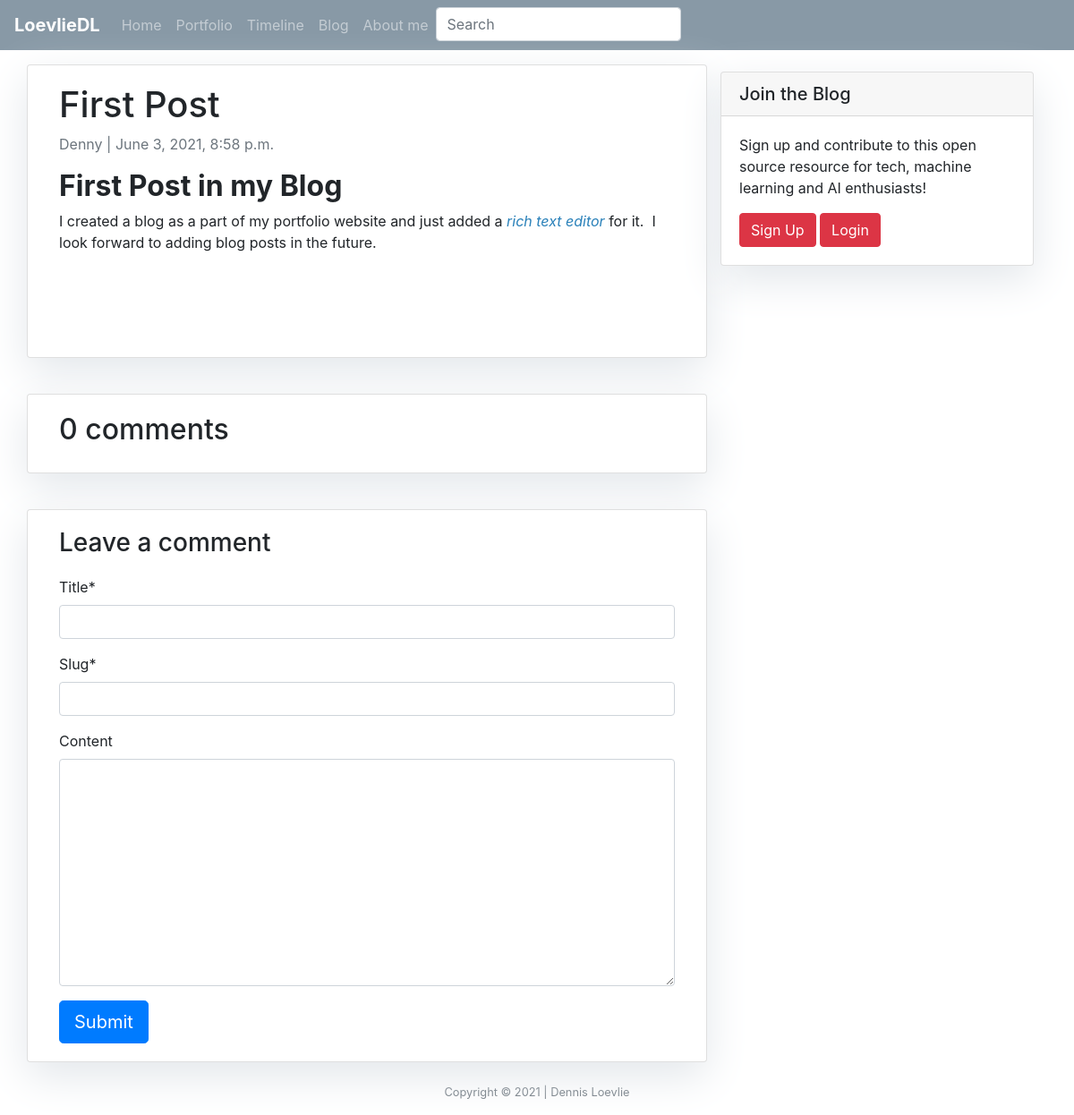
/first-post/, run on the app's committed database.
### Portfolio/models.py (models this page shows, shortened)
class Post(models.Model):
    title = models.CharField(max_length=200, unique=True)
    slug = models.SlugField(max_length=200, unique=True)
    author = models.ForeignKey(User, on_delete= models.CASCADE,related_name='blog_posts')
    updated_on = models.DateTimeField(auto_now=True)
    content = RichTextField(blank=True,null=True)
    created_on = models.DateTimeField(auto_now_add=True)
    status = models.IntegerField(choices=STATUS, default=0)
    class Meta:
        ordering = ['-created_on']

### Portfolio/views.py (the view)
# urls.py: path('<slug:slug>/', views.post_detail, name='post_detail'),
def post_detail(request, slug):
    template_name = 'Portfolio/post_detail.html'
    post = get_object_or_404(Post, slug=slug)
    comments = post.comments.filter(active=True)
    new_comment = None
    if request.method == 'POST':
        comment_form = CommentForm(data=request.POST)
        if comment_form.is_valid():
            new_comment = comment_form.save(commit=False)
            new_comment.post = post
            new_comment.save()
    else:
        comment_form = CommentForm()
    return render(request, template_name, {'post': post,
                                           'comments': comments,
                                           'new_comment': new_comment,
                                           'comment_form': comment_form})

### Portfolio/forms.py
class CommentForm(forms.ModelForm):
    class Meta:
        model = Post
        fields = ('title', 'slug', 'content')

### Portfolio/templates/Portfolio/post_detail.html (shortened to what this page needs)
{% extends "Portfolio/layout.html" %}
{% block main %}
{% load crispy_forms_tags %}
<div class="container">
  <div class="row">
    <div class="col-md-8 card mb-4  mt-3 left  top">
      <div class="card-body">
        <h1>{% block title %} {{ post.title }} {% endblock title %}</h1>
        <p class=" text-muted">{{ post.author }} | {{ post.created_on }}</p>
        <p class="card-text ">{{ post.content | safe }}</p>
      </div>
    </div>
    {% block sidebar %} {% include 'Portfolio/sidebar.html' %} {% endblock sidebar %}
    <div class="col-md-8 card mb-4  mt-3 ">
      <div class="card-body">
        <h2>{{ comments.count }} comments</h2>
      </div>
    </div>
    <div class="col-md-8 card mb-4  mt-3 ">
      <div class="card-body">
        {% if new_comment %}
        <div class="alert alert-success" role="alert">
          Your comment is awaiting moderation
        </div>
        {% else %}
        <h3>Leave a comment</h3>
        <form method="post" style="margin-top: 1.3em;">
          {{ comment_form | crispy }}
          <button type="submit" class="btn btn-primary  btn-lg">Submit</button>
        </form>
        {% endif %}
      </div>
    </div>
  </div>
</div>
{% endblock main %}

### static/Portfolio/css/styles.css (style rules this page uses)
.container { min-height: 500px; }
* { box-sizing: border-box; }

### Portfolio/templates/Portfolio/sidebar.html (style rules this page uses)
.card { box-shadow: 0 16px 48px #E3E7EB; }

### data on the page
Post: title "First Post", author "Denny", created_on "June 3, 2021, 8:58 p.m.", content "First Post in my Blog I created a blog as a part of my portfolio website and just added a rich text editor for it. I look forward to adding blog posts in the future."

### other printed values
{{ comments.count }} "0"
